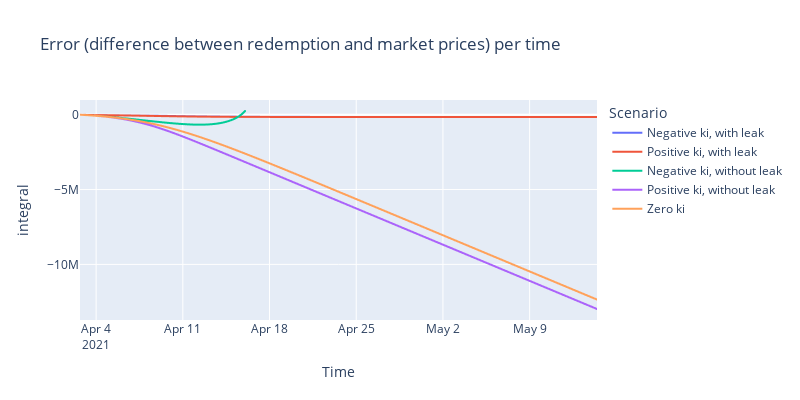

Source (notebook cell):
### Code cell
fig = px.line(fig_df,
              x='timestamp',
              y='integral',
              color='Scenario',              width=800,
              height=400,

              title='Error (difference between redemption and market prices) per time',
              labels={'error': 'Error (RAI / USD)',
                      'timestamp': 'Time'})

fig.show()

### Figure 1 — Plotly figure (JSON) as saved in the notebook; plotly's stock layout.template omitted (floating-point values rounded to 4 significant figures; data arrays with more than 128 entries replaced by an {"elided": "..."} marker saying what was removed)
{"data": [{"hovertemplate": "Scenario=Negative ki, with leak<br>Time=%{x}<br>integral=%{y}<extra></extra>", "legendgroup": "Negative ki, with leak", "line": {"color": "#636efa", "dash": "solid"}, "mode": "lines", "name": "Negative ki, with leak", "showlegend": true, "type": "scattergl", "x": {"elided": "1000 str values"}, "xaxis": "x", "y": {"elided": "1000 float values"}, "yaxis": "y"}, {"hovertemplate": "Scenario=Positive ki, with leak<br>Time=%{x}<br>integral=%{y}<extra></extra>", "legendgroup": "Positive ki, with leak", "line": {"color": "#EF553B", "dash": "solid"}, "mode": "lines", "name": "Positive ki, with leak", "showlegend": true, "type": "scattergl", "x": {"elided": "1000 str values"}, "xaxis": "x", "y": {"elided": "1000 float values"}, "yaxis": "y"}, {"hovertemplate": "Scenario=Negative ki, without leak<br>Time=%{x}<br>integral=%{y}<extra></extra>", "legendgroup": "Negative ki, without leak", "line": {"color": "#00cc96", "dash": "solid"}, "mode": "lines", "name": "Negative ki, without leak", "showlegend": true, "type": "scattergl", "x": {"elided": "320 str values"}, "xaxis": "x", "y": {"elided": "320 float values"}, "yaxis": "y"}, {"hovertemplate": "Scenario=Positive ki, without leak<br>Time=%{x}<br>integral=%{y}<extra></extra>", "legendgroup": "Positive ki, without leak", "line": {"color": "#ab63fa", "dash": "solid"}, "mode": "lines", "name": "Positive ki, without leak", "showlegend": true, "type": "scattergl", "x": {"elided": "1000 str values"}, "xaxis": "x", "y": {"elided": "1000 float values"}, "yaxis": "y"}, {"hovertemplate": "Scenario=Zero ki<br>Time=%{x}<br>integral=%{y}<extra></extra>", "legendgroup": "Zero ki", "line": {"color": "#FFA15A", "dash": "solid"}, "mode": "lines", "name": "Zero ki", "showlegend": true, "type": "scattergl", "x": {"elided": "1000 str values"}, "xaxis": "x", "y": {"elided": "1000 float values"}, "yaxis": "y"}], "layout": {"height": 400, "legend": {"title": {"text": "Scenario"}, "tracegroupgap": 0}, "title": {"text": "Error (difference between redemption and market prices) per time"}, "width": 800, "xaxis": {"anchor": "y", "domain": [0, 1], "title": {"text": "Time"}}, "yaxis": {"anchor": "x", "domain": [0, 1], "title": {"text": "integral"}}}}
